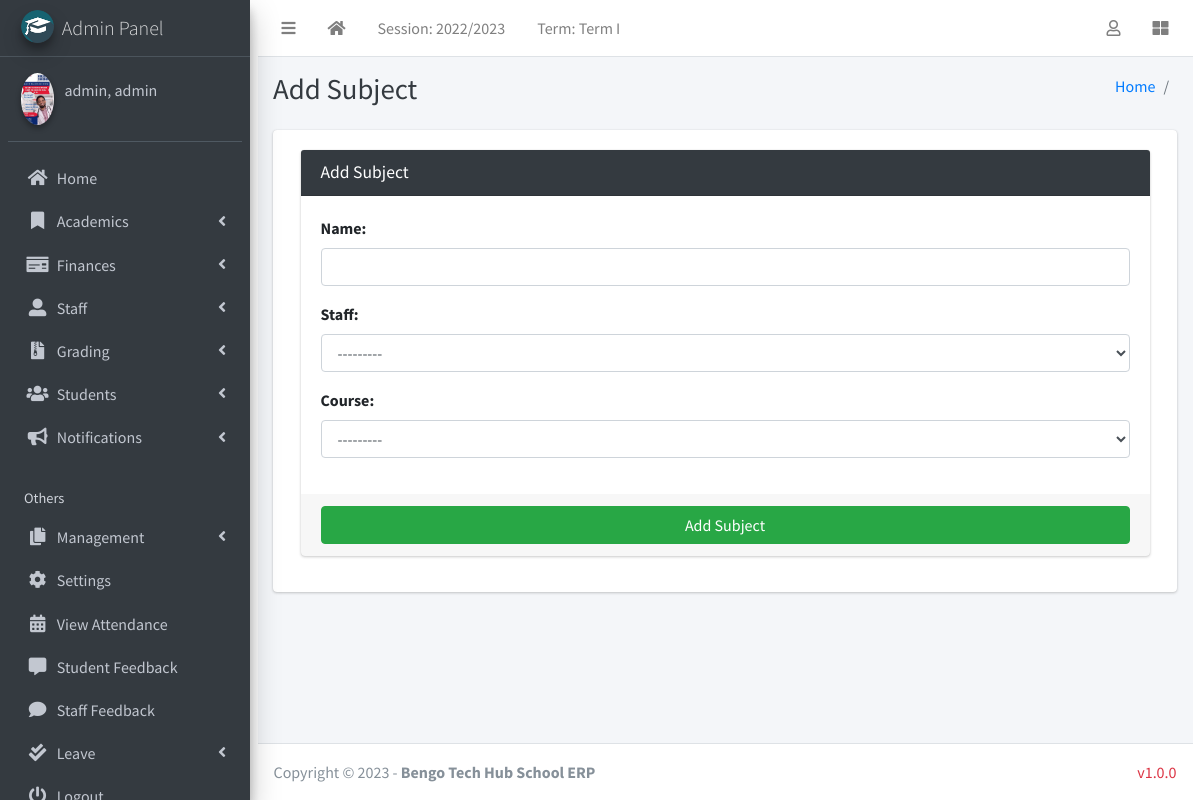
/manage/subject/add/ (signed in), run on the app's committed database.
### academics/models.py (models this page shows, shortened)
class AcademicSession(models.Model):
    name = models.CharField(max_length=200, unique=True)
    current = models.BooleanField(default=True)
    class Meta:
        ordering = ["-name"]

class AcademicTerm(models.Model):
    name = models.CharField(max_length=20, unique=True)
    current = models.BooleanField(default=True)
    class Meta:
        ordering = ["name"]

### authman/models.py (models this page shows, shortened)
class CustomUser(AbstractUser):
    USER_TYPE = ((1, "HOD"), (2, "Staff"), (3, "Student"))
    GENDER = [("M", "Male"), ("F", "Female"), ("O", "Other")]
    username = models.CharField(max_length=150, unique=True,blank=True,null=True)
    email = models.EmailField(unique=True)
    user_type = models.CharField(default=1, choices=USER_TYPE, max_length=1)
    gender = models.CharField(max_length=1, choices=GENDER)
    profile_pic = models.ImageField()
    other_name = models.CharField(max_length=200, blank=True)
    address = models.TextField()
    fcm_token = models.TextField(default="")  # For firebase notifications
    created_at = models.DateTimeField(auto_now_add=True)
    updated_at = models.DateTimeField(auto_now=True)
    USERNAME_FIELD = "email"
    REQUIRED_FIELDS = []
    objects = CustomUserManager()
    def __str__(self):
        return self.last_name + ", " + self.first_name

### management/hod_views.py (the view, shortened to what this page needs)
# urls.py: path("subject/add/", hod_views.add_subject, name='add_subject'),
def add_subject(request):
    form = SubjectForm(request.POST or None)
    context = {
        'form': form,
        'page_title': 'Add Subject'
    }
    return render(request, 'hod_template/add_subject_template.html', context)

### authman/forms.py
class SubjectForm(FormSettings):
    def __init__(self, *args, **kwargs):
        super(SubjectForm, self).__init__(*args, **kwargs)
    class Meta:
        model = Subject
        fields = ['name', 'staff', 'course']

### academics/context_processors.py (called while the page is built)
def site_defaults(request):
    current_session = AcademicSession.objects.filter(current=True).first()
    current_term = AcademicTerm.objects.filter(current=True).first()
    setup=SchoolSetup.objects.first()
    if setup !=None:
       logo=setup.logo
    else:
        logo=settings.MEDIA_URL+'school_log/default.png'
    if current_session == None:
        current_session, created = AcademicSession.objects.get_or_create(
            name=str(timezone.now().year-1)+"/"+str(timezone.now().year), current=True)
        current_term, created = AcademicTerm.objects.get_or_create(
            name='Term I', current=True)
    vals = SiteConfig.objects.all()
    contexts = {
        "current_session": current_session.name,
        "current_term": current_term.name,
        "school_logo":logo,
    }
    for val in vals:
        contexts[val.key] = val.value
    return contexts

### authman/models.py (called while the page is built)
    def __str__(self):
        return self.admin.email

    def __str__(self):
        return self.name

### templates/hod_template/add_subject_template.html
{% extends 'management/base.html' %}
{% load static %}
{% block page_title %}{{page_title}}{% endblock page_title %}
{% block content %}
<section class="content">
    <div class="container-fluid">
        <div class="row">
            <div class="col-md-12">
                <div class="card card-dark">
                    <div class="card-header">
                        <h3 class="card-title">{{page_title}}</h3>
                    </div>
                    {% include "management/form_template.html" with messages=messages  form=form button_text="Add Subject"%}
                </div>
            </div>
        </div>
    </div>
</section>
{% endblock content %}

### templates/management/base.html (shortened to what this page needs)
{% load static %}
<!DOCTYPE html>
<html>
  <head>
   <link rel="stylesheet" href="{% static 'mystyles/style.css' %}">
  <link rel="stylesheet" href="{% static 'plugins/fontawesome-free/css/all.min.css' %}">
  <link rel="stylesheet" href="{% static 'plugins/toastr/toastr.min.css' %}">
  <link rel="stylesheet"
    href="{% static 'plugins/overlayScrollbars/css/OverlayScrollbars.min.css' %}">
  <link rel="stylesheet" href="{% static 'plugins/Datatables/datatables.min.css' %}" />
  <link rel="stylesheet" href="{% static 'dist/css/adminlte.min.css' %}">
    <link rel="stylesheet" href="https://maxcdn.bootstrapcdn.com/bootstrap/4.5.2/css/bootstrap.min.css">
    <link
      rel="stylesheet"
      href="{% static 'plugins/fontawesome-free/css/all.min.css'%} "
    />
    <link
      rel="stylesheet"
      href="https://code.ionicframework.com/ionicons/2.0.1/css/ionicons.min.css"
    />
    <link
      rel="stylesheet"
      href="{% static 'plugins/tempusdominus-bootstrap-4/css/tempusdominus-bootstrap-4.min.css'%} "
    />
    <link
      rel="stylesheet"
      href="{% static 'plugins/icheck-bootstrap/icheck-bootstrap.min.css'%} "
    />
    <link rel="stylesheet" href="{% static 'dist/css/adminlte.min.css'%} " />
    <link
      rel="stylesheet"
      href="{% static 'plugins/overlayScrollbars/css/OverlayScrollbars.min.css'%} "
    />
    <link
      rel="stylesheet"
      href="{% static 'plugins/daterangepicker/daterangepicker.css'%} "
    />
  </head>
  <body class="hold-transition sidebar-mini layout-fixed">
    <div class="wrapper container-fluid">
    <nav class="main-header navbar navbar-expand navbar-white navbar-light">
      <ul class="navbar-nav">
        <li class="nav-item">
          <a class="nav-link" data-widget="pushmenu" href="#" role="button"><i
              class="fas fa-bars"></i></a>
        </li>
        <li class="nav-item d-none d-sm-inline-block">
          <a href="/" class="nav-link"><i class="fa fa-home"></i></a>
        </li>
        <li class="nav-item d-none d-sm-inline-block">
          <a href="{% url 'current-session' %}" class="nav-link">Session: {{ current_session }}</a>
        </li>
        <li class="nav-item d-none d-sm-inline-block">
          <a href="{% url 'current-session' %}" class="nav-link">Term: {{ current_term }}</a>
        </li>
      </ul>
      <ul class="navbar-nav ml-auto">
        <li class="nav-item dropdown">
          <a class="nav-link" data-toggle="dropdown" href="#">
            <i class="far fa-user"></i>
          </a>
        </li>
        <li class="nav-item">
          <a class="nav-link" data-widget="control-sidebar" data-slide="true"
            href="#" role="button"><i class="fas fa-th-large"></i></a>
        </li>
      </ul>
    </nav>
      {% include "management/sidebar_template.html" with user=user %}
      <div class="content-wrapper">
        <div class="content-header">
          <div class="container-fluid">
            <div class="row mb-2">
              <div class="col-sm-6">
                <h1 class="m-0 text-dark">
                  {% block page_title %}{% endblock page_title %}
                </h1>
              </div>
              <div class="col-sm-6">
              <ol class="breadcrumb float-sm-right">
                <li class="breadcrumb-item"><a href="/">Home</a></li>
                <li class="breadcrumb-item">{% block breadcrumb %}{% endblock breadcrumb %}</li>
              </ol>
            </div>
            </div>
          </div>
        </div>
      <section class="content">
        <div class="container-fluid">
          <div class="row">
            <div class="col-md-12">
              {% block fullcard %}
              <div class="card">
                <div class="card-body">
                  <div class="row">
                    <div class="col">
                      {% block content %}
                      {% endblock content %}
                    </div>
                  </div>
                </div>
              </div>
              {% endblock fullcard %}
            </div>
          </div>
        </div>
      </section>
      </div>
      {% include "management/footer.html" %}
    </div>
  </body>
</html>

### templates/management/sidebar_template.html (shortened to what this page needs)
{% load static %}
<aside class="main-sidebar sidebar-dark-info elevation-4">
    {% if request.user.user_type == '1' %}
    <a href="{% url 'admin_home' %}" class="brand-link">
        <img src="{% static 'dist/img/cmsl.png' %} " alt="AdminLTE Logo"
            class="brand-image img-circle elevation-3" >
        <span class="brand-text font-weight-light">Admin Panel</span>
    </a>
    <div class="sidebar">
        <div class="user-panel mt-3 pb-3 mb-3 d-flex">
            <div class="image">
                <img src="{{ request.user.profile_pic}}" class="img-circle elevation-2" alt="User Image">
            </div>
            <div class="info">
                <a href="#" class="d-block">{{user}}</a>
            </div>
        </div>
        <nav class="mt-2">
            <ul class="nav nav-pills nav-sidebar flex-column" data-widget="treeview" role="menu" data-accordion="false">
                <li class="nav-item">
                    {% url 'admin_home' as admin_home %}
                    <a href="{{admin_home}}" class="nav-link {% if admin_home == request.path %} active {% endif %}">
                        <i class="nav-icon fas fa-home"></i>
                        <p>
                            Home
                        </p>
                    </a>
                </li>
                <li class="nav-item has-treeview">
                    <a href="#" class="nav-link">
                        <i class="nav-icon fas fa-bookmark"></i>
                        <p>
                            Academics
                            <i class="fas fa-angle-left right"></i>
                        </p>
                    </a>
                </li>
                <li class="nav-item has-treeview">
                    <a href="#" class="nav-link">
                        <i class="nav-icon fas fa-money-check"></i>
                        <p>
                            Finances
                            <i class="fas fa-angle-left right"></i>
                        </p>
                    </a>
                </li>
                <li class="nav-item has-treeview">
                    <a href="#" class="nav-link">
                        <i class="nav-icon fas fa-user-alt"></i>
                        <p>
                            Staff
                            <i class="fas fa-angle-left right"></i>
                        </p>
                    </a>
                </li>
                 <li class="nav-item has-treeview">
              <a href="#" class="nav-link">
                <i class="nav-icon fas fa-file-archive"></i>
                <p>
                  Grading
                  <i class="fas fa-angle-left right"></i>
                </p>
              </a>
            </li>
                <li class="nav-item has-treeview">
                    <a href="#" class="nav-link">
                        <i class="nav-icon fas fa-users"></i>
                        <p>
                            Students
                            <i class="fas fa-angle-left right"></i>
                        </p>
                    </a>
                </li>
                 <li class="nav-item has-treeview">
                    <a href="#" class="nav-link">
                        <i class="nav-icon fas fa-bullhorn"></i>
                        <p>
                            Notifications
                            <i class="fas fa-angle-left right"></i>
                        </p>
                    </a>
                </li>
                <li class="nav-header">Others</li>
            <li class="nav-item has-treeview">
              <a href="#" class="nav-link">
                <i class="nav-icon fas fa-copy"></i>
                <p>
                  Management
                  <i class="fas fa-angle-left right"></i>
                </p>
              </a>
            </li>
            <li class="nav-item">
              <a href="{% url 'configs' %}" class="nav-link">
                <i class="nav-icon fas fa-cog"></i>
                <p>
                  Settings
                </p>
              </a>
              </li>
                <li class="nav-item">
                    {% url 'admin_view_attendance' as admin_view_attendance %}
                <li class="nav-item">
                    <a href="{{admin_view_attendance}}"
                        class="nav-link  {% if admin_view_attendance == request.path %} active {% endif %}">
                        <i class="nav-icon fas fa-calendar-alt"></i>
                        <p>
                            View Attendance
                        </p>
                    </a>
                </li>
                <li class="nav-item">
                    {% url 'student_feedback_message' as student_feedback_message %}
                    <a href="{{ student_feedback_message }}"
                        class="nav-link  {% if student_feedback_message == request.path %} active {% endif %}">
                        <i class="nav-icon fas fa-comment-alt"></i>
                        <p>
                            Student Feedback
                        </p>
                    </a>
                </li>
                <li class="nav-item">
                    {% url 'staff_feedback_message' as staff_feedback_message %}
                    <a href="{{staff_feedback_message}}"
                        class="nav-link   {% if staff_feedback_message == request.path %} active {% endif %}">
                        <i class="nav-icon fas fa-comment"></i>
                        <p>
                            Staff Feedback
                        </p>
                    </a>
                </li>
                 <li class="nav-item has-treeview">
                    <a href="#" class="nav-link">
                        <i class="nav-icon fas fa-check-double"></i>
                        <p>
                            Leave
                            <i class="fas fa-angle-left right"></i>
                        </p>
                    </a>
                </li>
                                        {% endif %}
                                        <li class="nav-item">
                                            <a href="{% url 'user_logout' %}"
                                                onclick="return confirm('Your session would be terminated.\n\nProceed?')"
                                                class="nav-link">
                                                <i class="nav-icon fas fa-power-off"></i>
                                                <p>
                                                </p>
                                            </a>
                                        </li>
                                    </ul>
                                </nav>
                            </div>
</aside>

### data on the page
AcademicSession: name "2022/2023"
AcademicTerm: name "Term I"
CustomUser: user.profile_pic (picture), last_name+first_name "admin, admin"

### other printed values
{{ page_title }} "Add Subject"
{{ field.label_tag }} "Name:" "Staff:" "Course:"
{{ button_text }} "Add Subject"
{{ shool_name | default:"Bengo Tech Hub School ERP" }} "Bengo Tech Hub School ERP"
{{ version| default:"v1.0.0" }} "v1.0.0"
